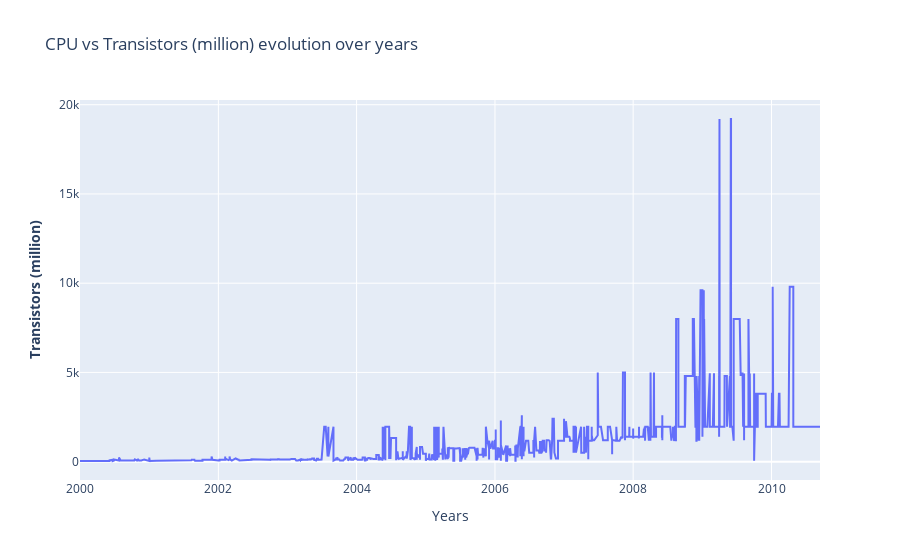
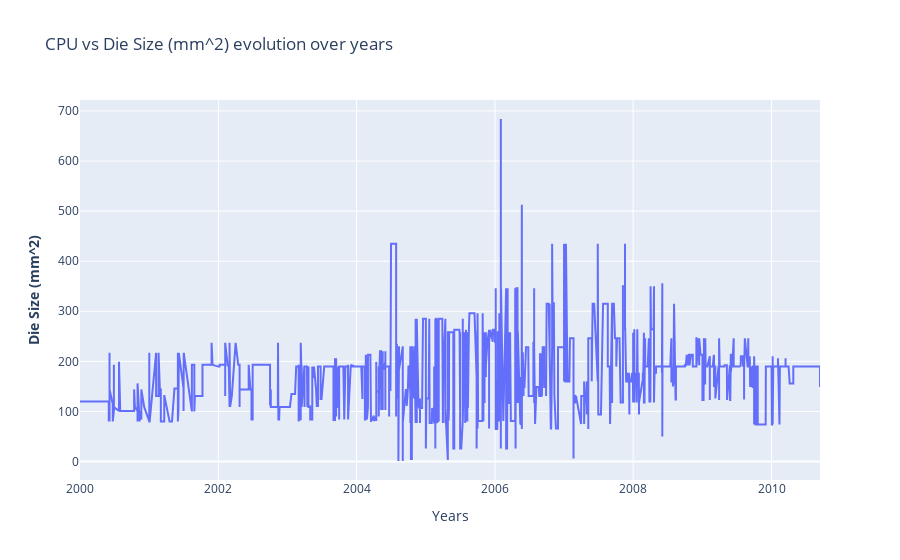

The notebook cell saved with these charts, in order:
### Markdown cell above
#### CPU

### Code cell
fig_transistors = make_subplots()
fig_die = make_subplots()

# Add traces
fig_transistors.add_trace(
    go.Scatter(x= df_an.index, y=df_cpu["Transistors (million)"] ,name= "CPU")
)
# Add figure title
fig_transistors.update_layout(
    title_text="CPU vs Transistors (million) evolution over years"
)
# Set x-axis title
fig_transistors.update_xaxes(title_text="Years")
# Set y-axes titles
fig_transistors.update_yaxes(title_text="<b>Transistors (million)", secondary_y=False)

# Add traces
fig_die.add_trace(
    go.Scatter(x= df_an.index, y=df_cpu["Die Size (mm^2)"] ,name= "CPU")
)
# Add figure title
fig_die.update_layout(
    title_text="CPU vs Die Size (mm^2) evolution over years"
)
# Set x-axis title
fig_die.update_xaxes(title_text="Years")
# Set y-axes titles
fig_die.update_yaxes(title_text="<b>Die Size (mm^2)", secondary_y=False)

fig_transistors.show()
fig_die.show()

### Figure 1 — Plotly figure (JSON) as saved in the notebook; plotly's stock layout.template omitted (floating-point values rounded to 4 significant figures; data arrays with more than 128 entries replaced by an {"elided": "..."} marker saying what was removed)
{"data": [{"name": "CPU", "type": "scatter", "x": {"elided": "4743 str values"}, "y": {"elided": "2140 float values"}}], "layout": {"title": {"text": "CPU vs Transistors (million) evolution over years"}, "xaxis": {"anchor": "y", "domain": [0, 1], "title": {"text": "Years"}}, "yaxis": {"anchor": "x", "domain": [0, 1], "title": {"text": "<b>Transistors (million)"}}}}

### Figure 2 — Plotly figure (JSON) as saved in the notebook; plotly's stock layout.template omitted (floating-point values rounded to 4 significant figures; data arrays with more than 128 entries replaced by an {"elided": "..."} marker saying what was removed)
{"data": [{"name": "CPU", "type": "scatter", "x": {"elided": "4743 str values"}, "y": {"elided": "2140 float values"}}], "layout": {"title": {"text": "CPU vs Die Size (mm^2) evolution over years"}, "xaxis": {"anchor": "y", "domain": [0, 1], "title": {"text": "Years"}}, "yaxis": {"anchor": "x", "domain": [0, 1], "title": {"text": "<b>Die Size (mm^2)"}}}}
